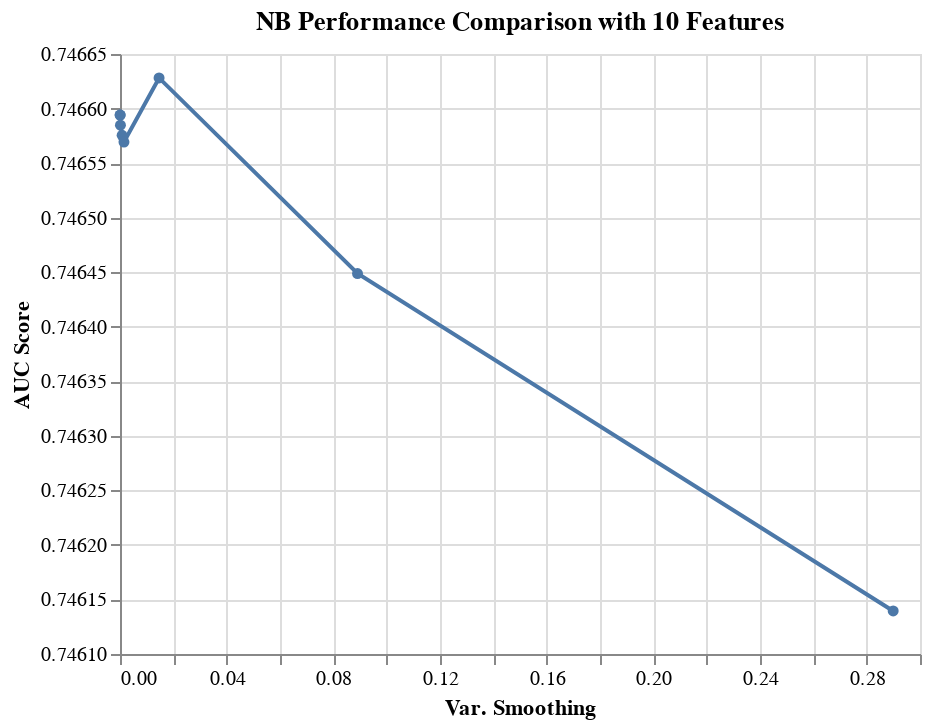

Here is the notebook cell this chart was saved with:
### Code cell
results_NB_10_features = results_NB[results_NB['rfi_fs__n_features_'] == 10.0]

alt.Chart(results_NB_10_features, 
          title='NB Performance Comparison with 10 Features'
         ).mark_line(point=True).encode(
    alt.X('nb__var_smoothing', title='Var. Smoothing'),
    alt.Y('mean_score', title='AUC Score', scale=alt.Scale(zero=False))
)

### Figure 1 — Vega-Lite specification as saved in the notebook (floating-point values rounded to 4 significant figures)
{"config": {"view": {"continuousWidth": 400, "continuousHeight": 300}}, "data": {"name": "data-fe73977e59686a20cd24ef582fda477f"}, "mark": {"type": "line", "point": true}, "encoding": {"x": {"type": "quantitative", "field": "nb__var_smoothing", "title": "Var. Smoothing"}, "y": {"type": "quantitative", "field": "mean_score", "scale": {"zero": false}, "title": "AUC Score"}}, "title": "NB Performance Comparison with 10 Features", "$schema": "https://vega.github.io/schema/vega-lite/v4.8.1.json", "datasets": {"data-fe73977e59686a20cd24ef582fda477f": [{"mean_score": 0.7466, "std_score": 0.01407, "max_score": 0.7686, "min_score": 0.7295, "rfi_fs__n_features_": 10.0, "nb__var_smoothing": 0.01465}, {"mean_score": 0.7466, "std_score": 0.01407, "max_score": 0.7686, "min_score": 0.7293, "rfi_fs__n_features_": 10.0, "nb__var_smoothing": 6.517e-05}, {"mean_score": 0.7466, "std_score": 0.01407, "max_score": 0.7686, "min_score": 0.7293, "rfi_fs__n_features_": 10.0, "nb__var_smoothing": 3.74e-05}, {"mean_score": 0.7466, "std_score": 0.01408, "max_score": 0.7686, "min_score": 0.7293, "rfi_fs__n_features_": 10.0, "nb__var_smoothing": 0.0001607}, {"mean_score": 0.7466, "std_score": 0.01405, "max_score": 0.7685, "min_score": 0.7293, "rfi_fs__n_features_": 10.0, "nb__var_smoothing": 0.0007934}, {"mean_score": 0.7466, "std_score": 0.01405, "max_score": 0.7685, "min_score": 0.7293, "rfi_fs__n_features_": 10.0, "nb__var_smoothing": 0.001482}, {"mean_score": 0.7464, "std_score": 0.01428, "max_score": 0.7685, "min_score": 0.729, "rfi_fs__n_features_": 10.0, "nb__var_smoothing": 0.08907}, {"mean_score": 0.7461, "std_score": 0.01467, "max_score": 0.7682, "min_score": 0.7288, "rfi_fs__n_features_": 10.0, "nb__var_smoothing": 0.2899}]}}
